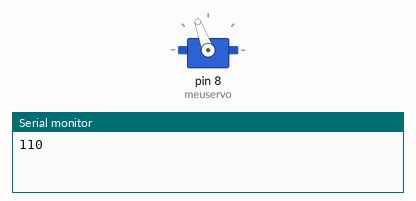
This sketch was run on a simulated Arduino Uno, built with avr-gcc and run on an emulated ATmega328P. Parts: servo, the last lines printed to the serial monitor.

Above: at 0.1 s.
At 8.1 s:
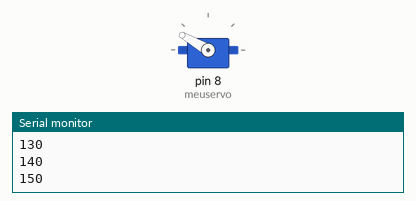
At 18.1 s:
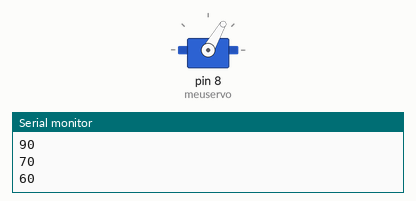
At 38.1 s:
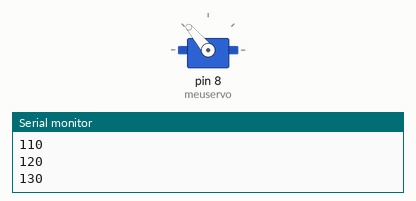
Timing chart, 0 to 39.6 s (numbered marks = the images above):
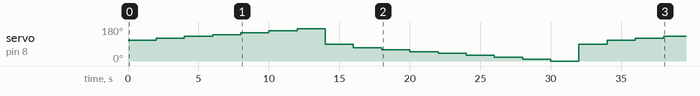

The sketch:

Controle-por-angulo.ino
```cpp
#include "Servo.h"          // Inclui a Biblioteca Servo.h

Servo meuservo;             // Cria o objeto servo para programação

int angulo = 0;             // Ajusta o ângulo inicial do Servo

void setup() {
  Serial.begin(9600);
  meuservo.attach(8);       // Declara o pino do servo
}

void loop() {
  for (angulo = 110; angulo < 180; angulo += 10) {
    Serial.println(angulo);    // Executa movimentos no sentido horário
    meuservo.write(angulo);                            // Altera sua velocidade de 10 em 10
    delay(2000);                                       // Cada velocidade funciona por 2 segundos
  }

  meuservo.write(90);
  Serial.println(90);                                    // Para o servo motor
  delay(2000);                                         // Aguarda 2 segundos para continuar

  for (angulo = 70; angulo >= 0; angulo -= 10) {
    Serial.println(angulo);         // Executa movimentos no sentido anti horário
    meuservo.write(angulo);                            // Executa o ângulo de 10 em 10 graus
    delay(2000);                                       // Cada velocidade funciona por 2 segundos
  }

  meuservo.write(90);
  Serial.println(90);                                    // Para o servo motor
  delay(2000);                                         // Aguarda 2 segundos para continuar
}
```

Measured:
- by itself, servo on pin 8 (meuservo): 110° → 120° at 2.0 s, → 130° 2.0 s later, → 140° 2.0 s later, → 150° 2.0 s later, … (19 changes in this stretch)
